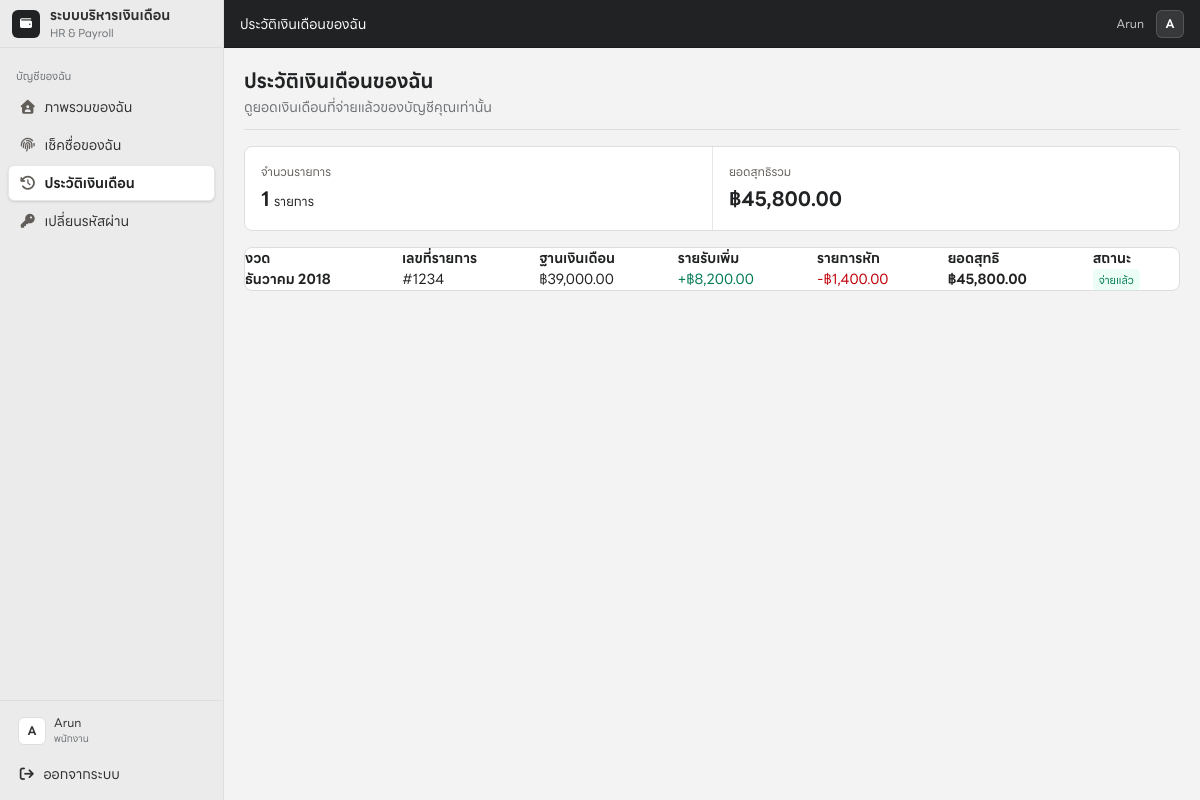
Screenshot of /me/payhistory (signed in) with the database file from the repository.
### tables this page shows
CREATE TABLE IF NOT EXISTS `payment` (
  `pay_no` int(11) DEFAULT NULL,
  `emp_id` int(11) NOT NULL,
  `year` int(11) NOT NULL,
  `month` varchar(50) NOT NULL,
  `absence` int(11) NOT NULL,
  `loan_cut` float NOT NULL,
  `pfund_cut` float NOT NULL,
  `overtime` float NOT NULL,
  `season_bonus` float NOT NULL,
  `other_bonus` float NOT NULL,
  `medi_allow` float NOT NULL,
  `house_allow` float NOT NULL,
  `total_pay` float NOT NULL,
  PRIMARY KEY (`emp_id`,`year`,`month`),
  UNIQUE KEY `pay_no` (`pay_no`),
  CONSTRAINT `payment_ibfk_1` FOREIGN KEY (`emp_id`) REFERENCES `employee` (`Employee_id`)
);

### lib/auth.php (called while the page is built, shortened)
<?php
function authIsLoggedIn(): bool
{
    return isset($_SESSION['username']) && trim((string) $_SESSION['username']) !== '';
}
function authRole(): string
{
    return ($_SESSION['auth_role'] ?? 'admin') === 'employee' ? 'employee' : 'admin';
}
function authIsEmployee(): bool
{
    return authRole() === 'employee';
}
function authEmployeeId(): ?int
{
    return authIsEmployee() && isset($_SESSION['employee_id']) ? (int) $_SESSION['employee_id'] : null;
}

### lib/attendance.php (called while the page is built, shortened)
<?php
function attendanceMonthNames(): array
{
    return [
        'january'=>'มกราคม','february'=>'กุมภาพันธ์','march'=>'มีนาคม','april'=>'เมษายน',
        'may'=>'พฤษภาคม','june'=>'มิถุนายน','july'=>'กรกฎาคม','august'=>'สิงหาคม',
        'september'=>'กันยายน','october'=>'ตุลาคม','november'=>'พฤศจิกายน','december'=>'ธันวาคม',
    ];
}

### pages/me_payhistory.php (the view, shortened to what this page needs)
<?php
require_once __DIR__ . '/../lib/attendance.php';
$employeeId = (int) authEmployeeId();
$stmt = mysqli_prepare($connection, "SELECT p.year, LOWER(p.month) AS month, p.pay_no,
                                            COALESCE(s.base_salary,p.total_pay) AS base_salary,
                                            COALESCE(s.total_additions,0) AS total_additions,
                                            COALESCE(s.total_deductions,0) AS total_deductions,
                                            COALESCE(s.net_salary,p.total_pay) AS net_salary,
                                            s.payment_note, s.created_at AS paid_at
                                     FROM payment p LEFT JOIN payment_snapshots s ON s.pay_no=p.pay_no
                                     WHERE p.emp_id=? ORDER BY p.year DESC,
                                     FIELD(LOWER(p.month),'december','november','october','september','august','july','june','may','april','march','february','january') ASC,
                                     p.pay_no DESC");
mysqli_stmt_bind_param($stmt, 'i', $employeeId); mysqli_stmt_execute($stmt);
$payments = mysqli_fetch_all(mysqli_stmt_get_result($stmt), MYSQLI_ASSOC);
$total = array_sum(array_map(static fn(array $p): float => (float)$p['net_salary'], $payments));
$thaiMonths = attendanceMonthNames();
$escape = static fn($value): string => htmlspecialchars((string) $value, ENT_QUOTES, 'UTF-8');
?>
<div class="w-full space-y-4"><header class="border-b border-[#dedede] pb-3"><h1 class="text-xl font-semibold text-[#202223]">ประวัติเงินเดือนของฉัน</h1><p class="mt-0.5 text-sm text-[#6d7175]">ดูยอดเงินเดือนที่จ่ายแล้วของบัญชีคุณเท่านั้น</p></header><section class="grid grid-cols-2 overflow-hidden rounded-lg border border-[#dedede] bg-white"><div class="p-4"><p class="text-[12px] text-[#615d59]">จำนวนรายการ</p><p class="mt-1 text-[22px] font-bold"><?= count($payments) ?> <span class="text-[13px] font-normal">รายการ</span></p></div><div class="border-l border-[#e6e6e6] p-4"><p class="text-[12px] text-[#615d59]">ยอดสุทธิรวม</p><p class="mt-1 text-[22px] font-bold">฿<?= number_format($total,2) ?></p></div></section><section class="overflow-hidden rounded-lg border border-[#dedede] bg-white"><?php if ($payments): ?><div class="hidden md:block"><table class="js-data-table w-full text-left text-[14px]" data-export-name="ประวัติเงินเดือนของฉัน"><thead><tr><th>งวด</th><th>เลขที่รายการ</th><th>ฐานเงินเดือน</th><th>รายรับเพิ่ม</th><th>รายการหัก</th><th>ยอดสุทธิ</th><th>สถานะ</th></tr></thead><tbody><?php foreach($payments as $row): ?><tr><td class="font-bold"><?= $escape($thaiMonths[$row['month']] ?? $row['month']) ?> <?= $escape($row['year']) ?></td><td>#<?= $escape($row['pay_no']) ?></td><td>฿<?= number_format((float)$row['base_salary'],2) ?></td><td class="text-emerald-700">+฿<?= number_format((float)$row['total_additions'],2) ?></td><td class="text-red-700">-฿<?= number_format((float)$row['total_deductions'],2) ?></td><td class="font-bold">฿<?= number_format((float)$row['net_salary'],2) ?></td><td><span class="rounded-full bg-emerald-50 px-2.5 py-1 text-[12px] text-emerald-700">จ่ายแล้ว</span></td></tr><?php endforeach; ?></tbody></table></div><?php endif; ?></section></div>

### index.php (shortened to what this page needs)
<?php
require_once __DIR__ . '/lib/auth.php';
$routes = [
    '/'                     => __DIR__ . '/pages/home.php',
    '/login'                => __DIR__ . '/pages/login.php',
    '/logout'               => __DIR__ . '/pages/logout.php',
    '/department'           => __DIR__ . '/pages/department.php',
    '/department/add'       => __DIR__ . '/pages/department_add.php',
    '/department/delete'    => __DIR__ . '/pages/department_delete.php',
    '/employee'             => __DIR__ . '/pages/employee.php',
    '/employee/add'         => __DIR__ . '/pages/employee_add.php',
    '/employee/update'      => __DIR__ . '/pages/employee_update.php',
    '/employee/delete'      => __DIR__ . '/pages/employee_delete.php',
    '/employee/setsalary'   => __DIR__ . '/pages/employee_setsalary.php',
    '/employee/payment'     => __DIR__ . '/pages/employee_payment.php',
    '/employee/payslip'     => __DIR__ . '/pages/employee_payslip.php',
    '/employee/payhistory'  => __DIR__ . '/pages/employee_payhistory.php',
    '/employee/accounts'    => __DIR__ . '/pages/employee_accounts.php',
    '/attendance'           => __DIR__ . '/pages/attendance.php',
    '/attendance/calendar'  => __DIR__ . '/pages/attendance_calendar.php',
    '/attendance/history'   => __DIR__ . '/pages/attendance_history.php',
    '/settings/payroll'     => __DIR__ . '/pages/payroll_settings.php',
    '/settings/attendance'  => __DIR__ . '/pages/attendance_settings.php',
    '/settings/attendance/location' => __DIR__ . '/pages/attendance_location_settings.php',
    '/admin/accounts'       => __DIR__ . '/pages/admin_accounts.php',
    '/admin/accounts/delete'=> __DIR__ . '/pages/admin_accounts_delete.php',
    '/admin/password'       => __DIR__ . '/pages/admin_password.php',
    '/me'                   => __DIR__ . '/pages/me.php',
    '/me/attendance'        => __DIR__ . '/pages/me_attendance.php',
    '/me/payhistory'        => __DIR__ . '/pages/me_payhistory.php',
    '/me/password'          => __DIR__ . '/pages/me_password.php',
];
$path = parse_url($_SERVER['REQUEST_URI'], PHP_URL_PATH);
$path = rtrim($path, '/');
foreach ($routes as $route => $file) {
    if ($path === $route) {
        require $file;
        require __DIR__ . '/layouts/app.php';
        exit;
    }
}
require __DIR__ . '/layouts/app.php';

### layouts/app.php (style rules this page uses)
body { font-family: 'LINESeedSansTH', ui-sans-serif, system-ui, -apple-system, BlinkMacSystemFont, 'Segoe UI', Roboto, 'Helvetica Neue', Arial, sans-serif !important; }

### rows the page displays
payment: month "ธันวาคม", year "2018", pay_no "1234", base_salary "39,000.00", total_additions "8,200.00", total_deductions "1,400.00", net_salary "45,800.00"

### other values shown
$currentSection "บัญชีของฉัน"
$item['label'] "ภาพรวมของฉัน"
$item['label'] "เช็คชื่อของฉัน"
$item['label'] "ประวัติเงินเดือน"
$item['label'] "เปลี่ยนรหัสผ่าน"
count($payments) "1"
$total "45,800.00"
